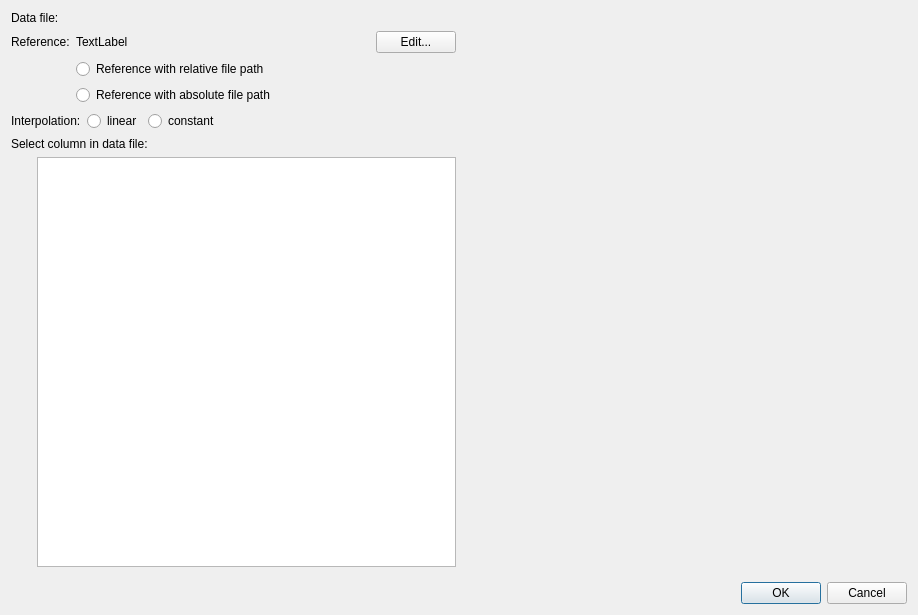
<?xml version="1.0" encoding="UTF-8"?>
<ui version="4.0">
 <class>SVTimeSeriesPreviewDialog</class>
 <widget class="QDialog" name="SVTimeSeriesPreviewDialog">
  <property name="geometry">
   <rect>
    <x>0</x>
    <y>0</y>
    <width>918</width>
    <height>615</height>
   </rect>
  </property>
  <property name="windowTitle">
   <string>Dialog</string>
  </property>
  <layout class="QVBoxLayout" name="verticalLayout_2">
   <item>
    <layout class="QHBoxLayout" name="horizontalLayout">
     <item>
      <layout class="QVBoxLayout" name="verticalLayout">
       <item>
        <layout class="QGridLayout" name="gridLayout_5">
         <item row="1" column="1">
          <widget class="QLabel" name="labelFileNameReference">
           <property name="sizePolicy">
            <sizepolicy hsizetype="Expanding" vsizetype="Preferred">
             <horstretch>0</horstretch>
             <verstretch>0</verstretch>
            </sizepolicy>
           </property>
           <property name="text">
            <string>TextLabel</string>
           </property>
          </widget>
         </item>
         <item row="1" column="0">
          <widget class="QLabel" name="label_7">
           <property name="text">
            <string>Reference:</string>
           </property>
          </widget>
         </item>
         <item row="3" column="1">
          <widget class="QRadioButton" name="radioButtonAbsoluteFilePath">
           <property name="text">
            <string>Reference with absolute file path</string>
           </property>
           <attribute name="buttonGroup">
            <string notr="true">buttonGroup_2</string>
           </attribute>
          </widget>
         </item>
         <item row="0" column="0">
          <widget class="QLabel" name="label_9">
           <property name="text">
            <string>Data file:</string>
           </property>
          </widget>
         </item>
         <item row="0" column="1" colspan="2">
          <widget class="QtExt::BrowseFilenameWidget" name="filepathDataFile" native="true">
           <property name="sizePolicy">
            <sizepolicy hsizetype="Expanding" vsizetype="Preferred">
             <horstretch>0</horstretch>
             <verstretch>0</verstretch>
            </sizepolicy>
           </property>
           <property name="focusPolicy">
            <enum>Qt::StrongFocus</enum>
           </property>
          </widget>
         </item>
         <item row="1" column="2">
          <widget class="QPushButton" name="pushButtonEditAnnualDataInTexteditor">
           <property name="text">
            <string>Edit...</string>
           </property>
          </widget>
         </item>
         <item row="2" column="1">
          <widget class="QRadioButton" name="radioButtonRelativeFilePath">
           <property name="text">
            <string>Reference with relative file path</string>
           </property>
           <attribute name="buttonGroup">
            <string notr="true">buttonGroup_2</string>
           </attribute>
          </widget>
         </item>
        </layout>
       </item>
       <item>
        <layout class="QHBoxLayout" name="horizontalLayout_6">
         <item>
          <widget class="QLabel" name="label_3">
           <property name="text">
            <string>Interpolation:</string>
           </property>
          </widget>
         </item>
         <item>
          <widget class="QRadioButton" name="radioButtonInterpolationLinear">
           <property name="text">
            <string>linear</string>
           </property>
           <attribute name="buttonGroup">
            <string notr="true">buttonGroup</string>
           </attribute>
          </widget>
         </item>
         <item>
          <widget class="QRadioButton" name="radioButtonInterpolationConstant">
           <property name="text">
            <string>constant</string>
           </property>
           <attribute name="buttonGroup">
            <string notr="true">buttonGroup</string>
           </attribute>
          </widget>
         </item>
         <item>
          <spacer name="horizontalSpacer_5">
           <property name="orientation">
            <enum>Qt::Horizontal</enum>
           </property>
           <property name="sizeHint" stdset="0">
            <size>
             <width>40</width>
             <height>20</height>
            </size>
           </property>
          </spacer>
         </item>
        </layout>
       </item>
       <item>
        <widget class="QWidget" name="widgetColumnSelection" native="true">
         <layout class="QGridLayout" name="gridLayoutColumnSelection">
          <property name="leftMargin">
           <number>0</number>
          </property>
          <property name="topMargin">
           <number>0</number>
          </property>
          <property name="rightMargin">
           <number>0</number>
          </property>
          <item row="0" column="0" colspan="2">
           <widget class="QLabel" name="labelColumnSelection">
            <property name="text">
             <string>Select column in data file:</string>
            </property>
           </widget>
          </item>
          <item row="1" column="0">
           <spacer name="verticalSpacerColumnSelection">
            <property name="orientation">
             <enum>Qt::Vertical</enum>
            </property>
            <property name="sizeType">
             <enum>QSizePolicy::Expanding</enum>
            </property>
            <property name="sizeHint" stdset="0">
             <size>
              <width>20</width>
              <height>166</height>
             </size>
            </property>
           </spacer>
          </item>
          <item row="1" column="1">
           <widget class="QListWidget" name="listWidgetColumnSelection">
            <property name="alternatingRowColors">
             <bool>true</bool>
            </property>
            <property name="selectionMode">
             <enum>QAbstractItemView::SingleSelection</enum>
            </property>
            <property name="selectionBehavior">
             <enum>QAbstractItemView::SelectItems</enum>
            </property>
           </widget>
          </item>
         </layout>
        </widget>
       </item>
      </layout>
     </item>
     <item>
      <widget class="SVTimeSeriesPreviewWidget" name="widgetTimeSeriesPreview" native="true">
       <property name="sizePolicy">
        <sizepolicy hsizetype="Expanding" vsizetype="Expanding">
         <horstretch>0</horstretch>
         <verstretch>0</verstretch>
        </sizepolicy>
       </property>
       <property name="minimumSize">
        <size>
         <width>200</width>
         <height>200</height>
        </size>
       </property>
      </widget>
     </item>
    </layout>
   </item>
   <item>
    <widget class="QDialogButtonBox" name="buttonBox">
     <property name="orientation">
      <enum>Qt::Horizontal</enum>
     </property>
     <property name="standardButtons">
      <set>QDialogButtonBox::Cancel|QDialogButtonBox::Ok</set>
     </property>
    </widget>
   </item>
  </layout>
 </widget>
 <customwidgets>
  <customwidget>
   <class>QtExt::BrowseFilenameWidget</class>
   <extends>QWidget</extends>
   <header>QtExt_BrowseFilenameWidget.h</header>
   <container>1</container>
   <slots>
    <signal>editingFinished()</signal>
   </slots>
  </customwidget>
  <customwidget>
   <class>SVTimeSeriesPreviewWidget</class>
   <extends>QWidget</extends>
   <header>SVTimeSeriesPreviewWidget.h</header>
   <container>1</container>
  </customwidget>
 </customwidgets>
 <resources/>
 <connections>
  <connection>
   <sender>buttonBox</sender>
   <signal>accepted()</signal>
   <receiver>SVTimeSeriesPreviewDialog</receiver>
   <slot>accept()</slot>
   <hints>
    <hint type="sourcelabel">
     <x>248</x>
     <y>254</y>
    </hint>
    <hint type="destinationlabel">
     <x>157</x>
     <y>274</y>
    </hint>
   </hints>
  </connection>
  <connection>
   <sender>buttonBox</sender>
   <signal>rejected()</signal>
   <receiver>SVTimeSeriesPreviewDialog</receiver>
   <slot>reject()</slot>
   <hints>
    <hint type="sourcelabel">
     <x>316</x>
     <y>260</y>
    </hint>
    <hint type="destinationlabel">
     <x>286</x>
     <y>274</y>
    </hint>
   </hints>
  </connection>
 </connections>
 <buttongroups>
  <buttongroup name="buttonGroup"/>
  <buttongroup name="buttonGroup_2"/>
 </buttongroups>
</ui>
